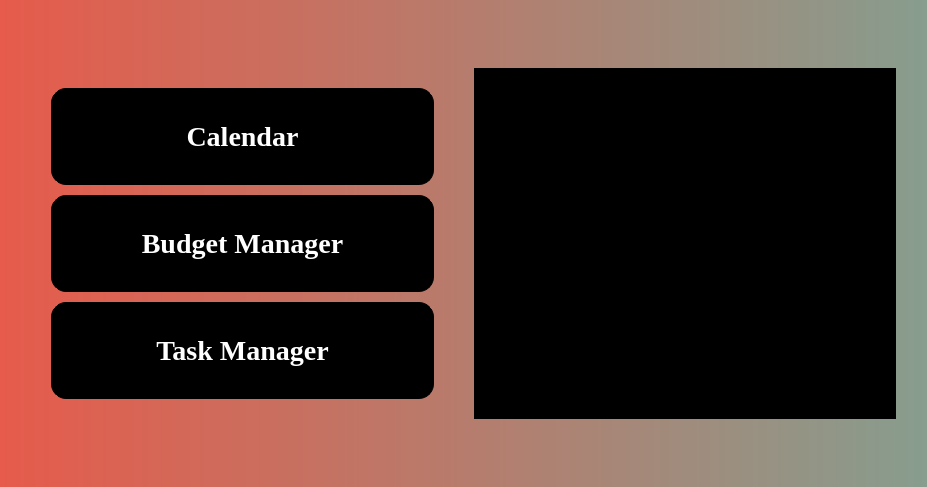
<?xml version="1.0" encoding="UTF-8"?>
<ui version="4.0">
 <class>Dialog</class>
 <widget class="QDialog" name="Dialog">
  <property name="geometry">
   <rect>
    <x>0</x>
    <y>0</y>
    <width>927</width>
    <height>487</height>
   </rect>
  </property>
  <property name="windowTitle">
   <string>Dialog</string>
  </property>
  <property name="styleSheet">
   <string notr="true">background: qlineargradient(spread:pad, x1:0, y1:0, x2:1, y2:0, stop:0 rgba(230, 91, 75, 1), stop:1 rgba(135, 157, 142, 1));
background-position: center;
font-size:28px;</string>
  </property>
  <layout class="QGridLayout" name="gridLayout">
   <item row="0" column="0">
    <layout class="QHBoxLayout" name="horizontalLayout" stretch="0,0">
     <property name="spacing">
      <number>20</number>
     </property>
     <property name="leftMargin">
      <number>20</number>
     </property>
     <property name="topMargin">
      <number>20</number>
     </property>
     <property name="rightMargin">
      <number>20</number>
     </property>
     <property name="bottomMargin">
      <number>20</number>
     </property>
     <item>
      <layout class="QVBoxLayout" name="verticalLayout" stretch="20,20,20">
       <property name="spacing">
        <number>10</number>
       </property>
       <property name="leftMargin">
        <number>20</number>
       </property>
       <property name="topMargin">
        <number>20</number>
       </property>
       <property name="rightMargin">
        <number>20</number>
       </property>
       <property name="bottomMargin">
        <number>20</number>
       </property>
       <item>
        <widget class="QPushButton" name="calendar_btn">
         <property name="styleSheet">
          <string notr="true">font-family: Georgia;
font-weight: bold;
color: white;
background: black;
border: 1px solid black;
padding: 10px;
border-radius: 15px 15px;
height: 75px;</string>
         </property>
         <property name="text">
          <string>Calendar</string>
         </property>
        </widget>
       </item>
       <item>
        <widget class="QPushButton" name="budget_btn">
         <property name="styleSheet">
          <string notr="true">font-family: Georgia;
font-weight: bold;
color: white;
background: black;
border: 1px solid black;
padding: 10px;
border-radius: 15px 15px;
height: 75px;</string>
         </property>
         <property name="text">
          <string>Budget Manager</string>
         </property>
        </widget>
       </item>
       <item>
        <widget class="QPushButton" name="tm_btn">
         <property name="styleSheet">
          <string notr="true">font-family: Georgia;
font-weight: bold;
color: white;
background: black;
border: 1px solid black;
padding: 10px;
border-radius: 15px 15px;
height: 75px;</string>
         </property>
         <property name="text">
          <string>Task Manager</string>
         </property>
        </widget>
       </item>
      </layout>
     </item>
     <item>
      <layout class="QVBoxLayout" name="verticalLayout_2" stretch="0">
       <property name="spacing">
        <number>0</number>
       </property>
       <property name="leftMargin">
        <number>0</number>
       </property>
       <property name="topMargin">
        <number>0</number>
       </property>
       <property name="rightMargin">
        <number>0</number>
       </property>
       <property name="bottomMargin">
        <number>0</number>
       </property>
       <item>
        <widget class="QLabel" name="label">
         <property name="styleSheet">
          <string notr="true">background: black;
border: 1px solid black;</string>
         </property>
         <property name="text">
          <string/>
         </property>
         <property name="pixmap">
          <pixmap>../.designer/.designer/.designer/backup/Assets/IMG_9449.jpg</pixmap>
         </property>
         <property name="scaledContents">
          <bool>false</bool>
         </property>
         <property name="wordWrap">
          <bool>true</bool>
         </property>
        </widget>
       </item>
      </layout>
     </item>
    </layout>
   </item>
  </layout>
 </widget>
 <resources/>
 <connections/>
</ui>
